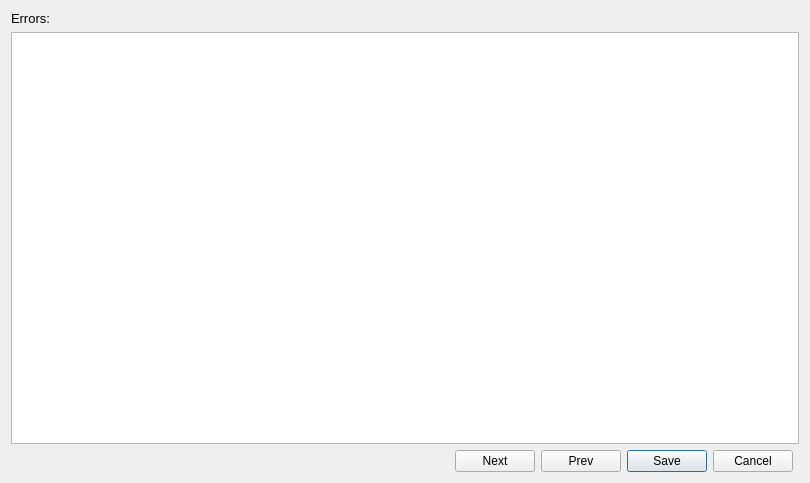
<?xml version="1.0" encoding="UTF-8"?>
<ui version="4.0">
 <class>ErrorEditDialog</class>
 <widget class="QDialog" name="ErrorEditDialog">
  <property name="geometry">
   <rect>
    <x>0</x>
    <y>0</y>
    <width>810</width>
    <height>483</height>
   </rect>
  </property>
  <property name="windowTitle">
   <string>Edit Erroneous Fields</string>
  </property>
  <property name="windowIcon">
   <iconset resource="../images.qrc">
    <normaloff>:/icon32.ico</normaloff>:/icon32.ico</iconset>
  </property>
  <layout class="QGridLayout" name="gridLayout">
   <item row="3" column="3">
    <widget class="QPushButton" name="save">
     <property name="maximumSize">
      <size>
       <width>798</width>
       <height>16777215</height>
      </size>
     </property>
     <property name="text">
      <string>Save</string>
     </property>
    </widget>
   </item>
   <item row="1" column="0" colspan="6">
    <widget class="QTableWidget" name="tableWidget"/>
   </item>
   <item row="3" column="4">
    <widget class="QPushButton" name="cancel">
     <property name="text">
      <string>Cancel</string>
     </property>
    </widget>
   </item>
   <item row="3" column="0">
    <spacer name="horizontalSpacer">
     <property name="orientation">
      <enum>Qt::Horizontal</enum>
     </property>
     <property name="sizeHint" stdset="0">
      <size>
       <width>40</width>
       <height>20</height>
      </size>
     </property>
    </spacer>
   </item>
   <item row="3" column="2">
    <widget class="QPushButton" name="prev">
     <property name="text">
      <string>Prev</string>
     </property>
    </widget>
   </item>
   <item row="3" column="1">
    <widget class="QPushButton" name="next">
     <property name="text">
      <string>Next</string>
     </property>
    </widget>
   </item>
   <item row="0" column="0">
    <widget class="QLabel" name="errorLabel">
     <property name="font">
      <font>
       <pointsize>10</pointsize>
      </font>
     </property>
     <property name="text">
      <string>Errors: </string>
     </property>
    </widget>
   </item>
  </layout>
 </widget>
 <resources>
  <include location="../images.qrc"/>
 </resources>
 <connections/>
</ui>
